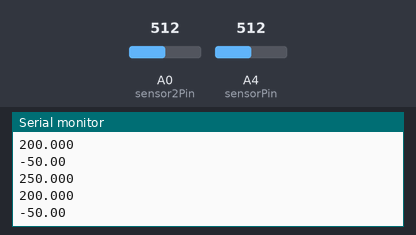
A sketch run on a simulated Arduino Uno, built with avr-gcc and run on an emulated ATmega328P. On the bench: the last lines printed to the serial monitor. The inputs (shaded band) are chosen by the test bench; at power-on: A0 (sensor2Pin) = 512, A4 (sensorPin) = 512.

Above: at 1.2 s.
1.3 s: A0 (sensor2Pin) set to 716
At 1.57 s:
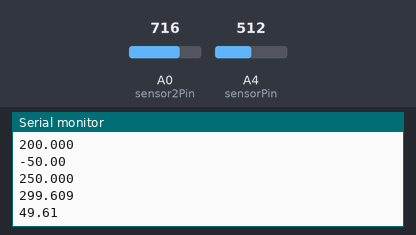
2.8 s: A4 (sensorPin) set to 716
At 3.25 s:
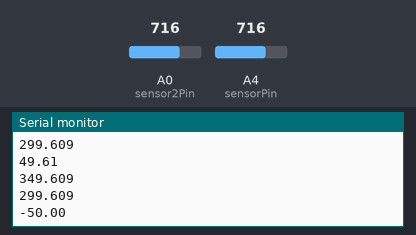
4.3 s: A0 (sensor2Pin) set to 900
At 4.59 s:
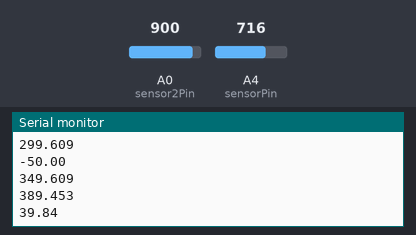
5.8 s: A4 (sensorPin) set to 900
At 6.26 s:
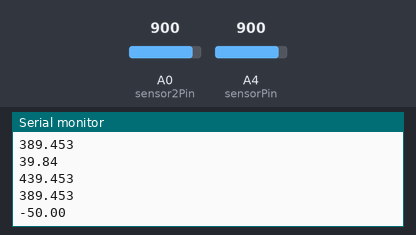
Timing chart, 0 to 8.3 s (numbered marks = the images above; inputs shaded):
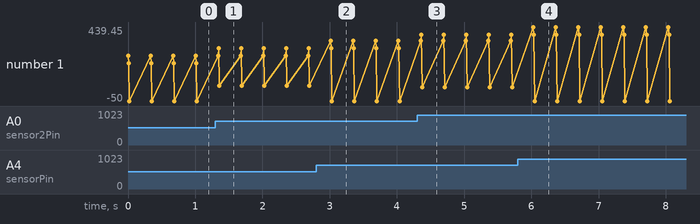

Measured:
- after the input at 1.3 s, the serial monitor: prints a new line after 0.05 s (image 1)
- after the input at 2.8 s, the serial monitor: prints a new line after 0.22 s (image 2)
- after the input at 4.3 s, the serial monitor: prints a new line after 0.06 s (image 3)
- after the input at 5.8 s, the serial monitor: prints a new line after 0.23 s (image 4)
- plotted number 1: -50 → 49.61 after the input at 1.3 s, -50 → 39.84 after the input at 4.3 s

The sketch:

Double_sensor_and__5_rounding.ino
```cpp
#include <math.h>
const int sensorPin = A4;
const int sensor2Pin = A0;
int reading;
int reading2;
float voltage;
float voltage2;
float temp;
float temp2;
float TEMP;
float TEMPR1;
float TEMPRf;


void setup() {

 Serial.begin(9600);//open serial communication

}

void loop() {
  reading = analogRead(sensorPin);
  reading2 = analogRead(sensor2Pin);
  voltage = (reading/1024.0) * 5;
  voltage2 = (reading2/1024.0) * 5;
  temp = (voltage *100);
  temp2 = (voltage2 - .5) *100;
  TEMP = (temp + temp2) / 2;
 // Serial.print(voltage);
 // Serial.print(" ");
  Serial.print(temp,3);
  Serial.println();
 // Serial.print(voltage2);
 // Serial.print(" ");
  Serial.print(temp2,3);
  Serial.println();
  Serial.print((temp2 - temp), 2);
  Serial.println();
  TEMPR1 = (round(TEMP*2));
  TEMPRf = TEMPR1/2;
  //float b = a/2;
 // Serial.println(TEMP,5);
  //Serial.println(TEMPR1,5);//TEMP,4);
 // Serial.println(TEMPRf,5);
 // Serial.print(" ");

  Serial.println();
 // Serial.println();

 /* temp = (voltage / 10.0);
  Serial.print("   ");
  Serial.print(temp,10);
  temp2 = temp * 10;
  temp3 = round(temp2);
  Serial.print("   ");
  Serial.println(temp3 / 10,10);*/

  delay(333);
}
```
